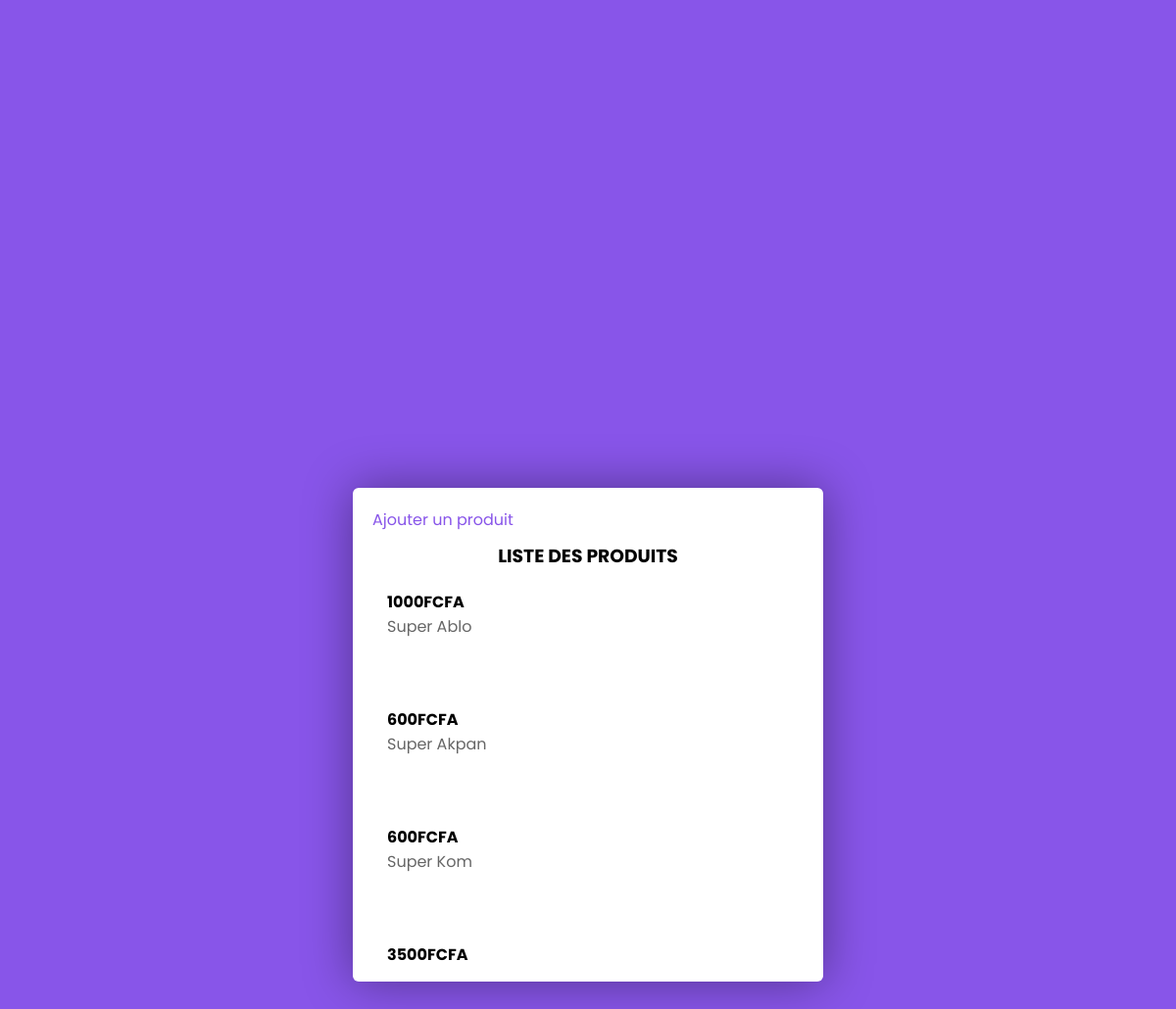
The app's page /resultat.php with its own data.
### tables this page shows
CREATE TABLE `produits` (
  `id` int(11) NOT NULL,
  `img` varchar(1000) NOT NULL,
  `prix` int(11) NOT NULL,
  `nom` varchar(25) NOT NULL
);

### resultat.php (the view, shortened to what this page needs)
<!DOCTYPE html>
<html lang="en">
<head>
    <link href="css/produit.css" rel="stylesheet">
</head>
<body>
    <div class="result">
       <div class="result-content">
        <a href="produit.php">Ajouter un produit</a>
        <h3>Liste des produits</h3>
        <div class="liste-produits">
            <?php
            $con = mysqli_connect("localhost","root","","products");
            $req3 = mysqli_query($con, "SELECT * FROM produits");
            if(mysqli_num_rows($req3) == 0){
                echo 'Aucun produit trouvé';
            }else{
                while($row = mysqli_fetch_assoc($req3)){
                    echo '
         <div class="produit">
         <div class="image-prod">
             <img src="photos/"'.$row['img'].'" alt="">
         </div>
      <div class="text">
         <strong><p class="prix">'.$row['prix'].'FCFA</p></strong>
         <p class="nom">'.$row['nom'].'</p>
     </div>
      </div>
                    ';
                }
            }
            ?>
        </div>
    </div>
       </div>
</body>
</html>

### css/produit.css (style rules this page uses)
* { margin: 0; padding: 0; box-sizing: border-box; font-family: 'Poppins', sans-serif; }
body { background-color: #8855e9; }
.result { height: 100vh; display: flex; align-items: center; justify-content: center; }
.result-content { background-color: #fff; width: 40%; border: 6px; padding: 20px; border-radius: 6px; box-shadow: 0 0 50px rgba(0, 0, 0, 0.4); }
.result-content a { color: #8855e9; text-decoration: 0; }
.result-content h3 { text-align: center; margin-top: 10px; text-transform: uppercase; }
.liste-produits { max-height: 400px; overflow: auto; }
.produit { margin: 20px 0; height: 100px; display: flex; }
.produit .text { margin-left: 15px; overflow: hidden; width: 80%; }
.produit .text .prix { text-transform: uppercase; }
.produit .text .nom { color: rgba(0, 0, 0, 0.6); font-size: 16px; }

### records on screen
produits: prix "1000", nom "Super Ablo"
produits: prix "600", nom "Super Akpan"
produits: prix "600", nom "Super Kom"
produits: prix "3500"
